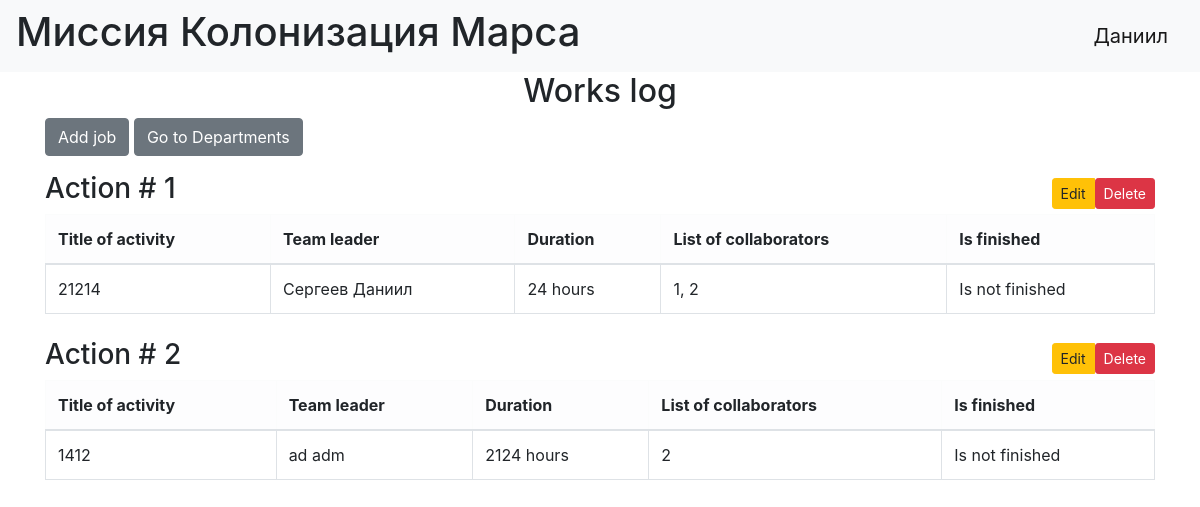
Before: / (signed in) with the older database file.
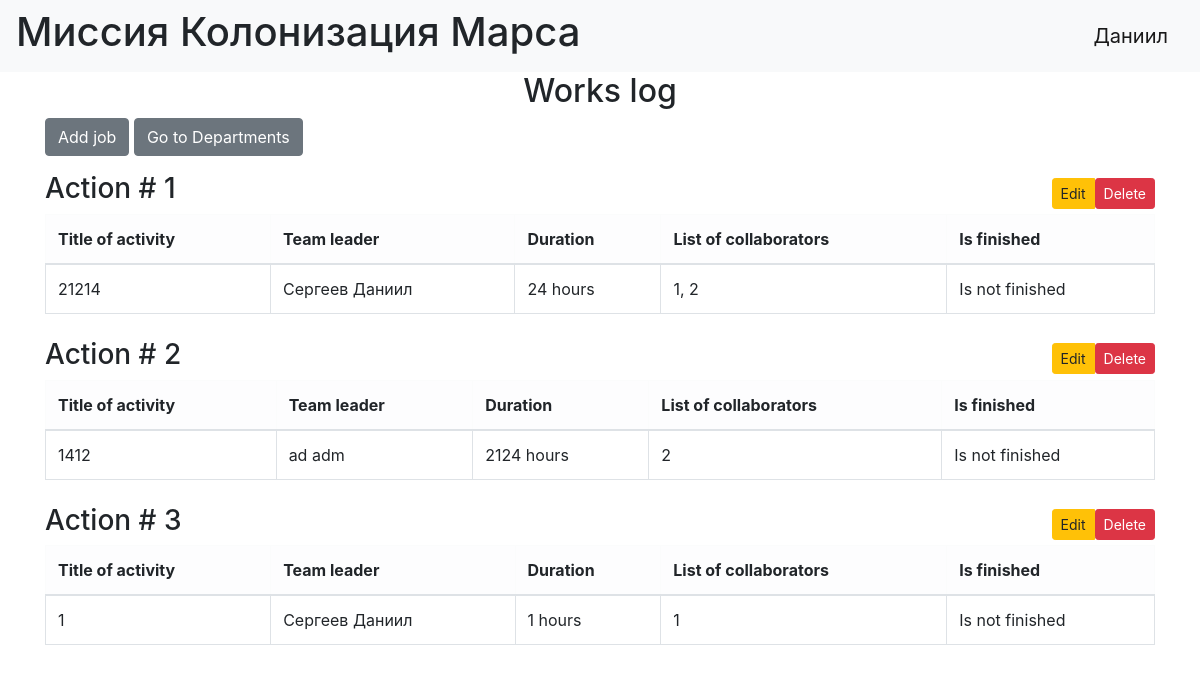
After: the same page with the newer database file.
### data/users.py (models this page shows, shortened)
class User(SqlAlchemyBase, UserMixin):
    __tablename__ = 'users'
    id = Column(Integer, primary_key=True, autoincrement=True)
    surname = Column(String, nullable=False)
    name = Column(String, nullable=False)
    age = Column(Integer, nullable=False)
    position = Column(String, nullable=False)
    speciality = Column(String, nullable=False)
    address = Column(String, nullable=False)
    email = Column(String, unique=True, nullable=False)
    hashed_password = Column(String, nullable=False)
    modified_date = Column(DateTime)

### data/jobs.py (models this page shows)
class Jobs(SqlAlchemyBase):
    __tablename__ = 'jobs'
    id = sqlalchemy.Column(sqlalchemy.Integer, primary_key=True, autoincrement=True)
    team_leader = sqlalchemy.Column(sqlalchemy.Integer, sqlalchemy.ForeignKey('users.id'), nullable=False)
    job = sqlalchemy.Column(sqlalchemy.String, nullable=False)
    work_size = sqlalchemy.Column(sqlalchemy.Integer, nullable=False)
    collaborators = sqlalchemy.Column(sqlalchemy.String, nullable=False)
    start_date = sqlalchemy.Column(sqlalchemy.DateTime, default=datetime.now)
    end_date = sqlalchemy.Column(sqlalchemy.DateTime)
    is_finished = sqlalchemy.Column(sqlalchemy.Boolean, default=False)
    who_created = sqlalchemy.Column(sqlalchemy.Integer, nullable=False)
    user = orm.relationship('User')

### main.py (the view)
@app.route('/')
def index():
    db_sess = db_session.create_session()
    try:
        jobs = db_sess.query(Jobs).join(User).all()
        return render_template("jobs.html", jobs=jobs)
    except Exception as e:
        print(e)
    db_sess.close()

### data/db_session.py (called while the page is built)
def create_session() -> Session:
    global __factory
    return __factory()

### main.py (called while the page is built)
@login_manager.user_loader
def load_user(user_id):
    db_sess = db_session.create_session()
    return db_sess.query(User).get(user_id)

### templates/jobs.html (shortened to what this page needs)
{% extends "base.html" %}
{% block content %}
<div class="container">
    {% if not current_user.is_authenticated %}
    <div align="center">
        <h4>Доступ ограничен</h4>
    </div>
    {% else %}
    <h2 style="text-align: center;">Works log</h2>
    {% if current_user.is_authenticated %}
    <div class="mb-3 text-end">
        <a href="{{ url_for('add_job') }}" class="btn btn-secondary">
             Add job
        </a>
        <a href="{{ url_for('list_departments') }}" class="btn btn-secondary">
             Go to Departments
        </a>
    </div>
    {% endif %}
    {% for job in jobs %}
    <div class="mb-4">
        <div class="d-flex justify-content-between align-items-center">
            <h3>Action # {{ job.id }}</h3>
            {% if current_user.is_authenticated and
                 (current_user.id == job.team_leader or current_user.id == 1 or current_user.id == job.who_created) %}
            <div class="btn-group">
                <a href="{{ url_for('edit_job', id=job.id) }}" class="btn btn-warning btn-sm">
                     Edit
                </a>
                <form action="{{ url_for('delete_job', id=job.id) }}" method="post" class="ms-1">
                    <button type="submit" class="btn btn-danger btn-sm"
                            onclick="return confirm('Are you sure?')">
                         Delete
                    </button>
                </form>
            </div>
            {% endif %}
        </div>
        <table class="table table-bordered">
            <thead class="table-light">
                <tr>
                    <th>Title of activity</th>
                    <th>Team leader</th>
                    <th>Duration</th>
                    <th>List of collaborators</th>
                    <th>Is finished</th>
                </tr>
            </thead>
            <tbody>
                <tr>
                    <td>{{ job.job }}</td>
                    <td>{{ job.user.surname }} {{ job.user.name }}</td>
                    <td>{{ job.work_size }} hours</td>
                    <td>{{ job.collaborators }}</td>
                    <td class="is-finished">{{ "Is finished" if job.is_finished else "Is not finished" }}</td>
                </tr>
            </tbody>
        </table>
    </div>
    {% endfor %}
    {% endif %}
</div>
{% endblock %}

### templates/base.html (shortened to what this page needs)
<!doctype html>
<html lang="en">
<head>
    <link rel="stylesheet"
          href="https://stackpath.bootstrapcdn.com/bootstrap/4.4.1/css/bootstrap.min.css"
>
</head>
<body>
<header>
    <nav class="navbar navbar-light bg-light">
        <h1>Миссия Колонизация Марса</h1>
        {% if current_user.is_authenticated %}
            <a class="navbar-brand" href="/logout">{{ current_user.name }}</a>
        {% else %}
            <p>
            <a class="btn btn-primary " href="/register">Зарегистрироваться</a>
            <a class="btn btn-success" href="/login">Войти</a>
            </p>
        {% endif %}
    </nav>
</header>
<main>
    {% block content %}{% endblock %}
</main>
</body>
</html>

### templates/base.html (style rules this page uses)
h2 { margin-left: 100px; margin-right: 100px; }

Changed rows visible on the page:
added Jobs: id "3", job "1", user.surname "Сергеев", user.name "Даниил", work_size "1", collaborators "1", is_finished "Is not finished"
